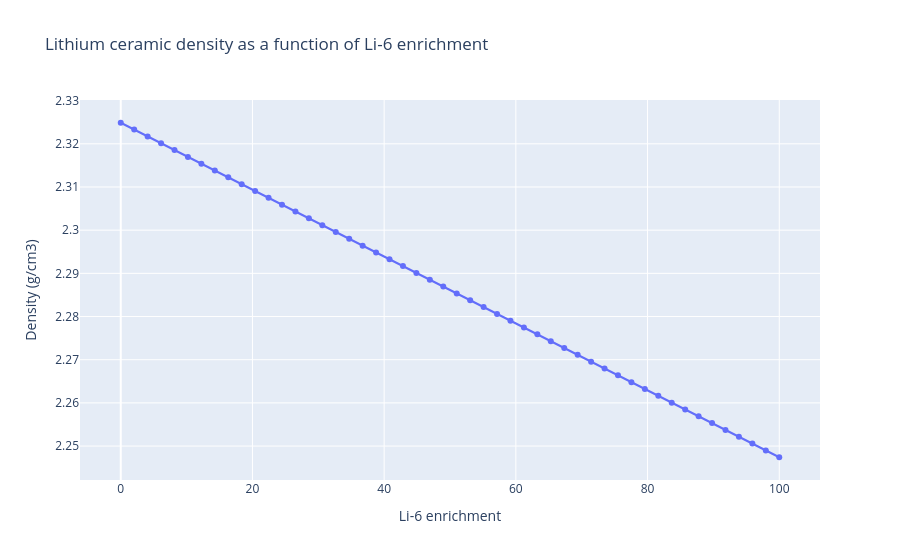

The code cell stored with this chart in its notebook:
### Markdown cell above
This example shows how the density of a Lithium ceramic changes as a function of Lithium-6 enrichment.

### Code cell
enrichments = np.linspace(0., 100., 50)

li4sio4_densities = [nmm.Material.from_library('Li4SiO4', enrichment=enrichment).openmc_material.density for enrichment in enrichments]

fig =go.Figure()

fig.add_trace(go.Scatter(
    x=enrichments,
    y=li4sio4_densities,
    mode='lines+markers',
    showlegend=False),
)

fig.update_layout(
    title="Lithium ceramic density as a function of Li-6 enrichment",
    xaxis_title="Li-6 enrichment",
    yaxis_title="Density (g/cm3)"
)

fig.show()

### Figure 1 — Plotly figure (JSON) as saved in the notebook; plotly's stock layout.template omitted (floating-point values rounded to 4 significant figures)
{"data": [{"mode": "lines+markers", "showlegend": false, "type": "scatter", "x": [0.0, 2.041, 4.082, 6.122, 8.163, 10.2, 12.24, 14.29, 16.33, 18.37, 20.41, 22.45, 24.49, 26.53, 28.57, 30.61, 32.65, 34.69, 36.73, 38.78, 40.82, 42.86, 44.9, 46.94, 48.98, 51.02, 53.06, 55.1, 57.14, 59.18, 61.22, 63.27, 65.31, 67.35, 69.39, 71.43, 73.47, 75.51, 77.55, 79.59, 81.63, 83.67, 85.71, 87.76, 89.8, 91.84, 93.88, 95.92, 97.96, 100.0], "y": [2.325, 2.323, 2.322, 2.32, 2.319, 2.317, 2.315, 2.314, 2.312, 2.311, 2.309, 2.307, 2.306, 2.304, 2.303, 2.301, 2.3, 2.298, 2.296, 2.295, 2.293, 2.292, 2.29, 2.289, 2.287, 2.285, 2.284, 2.282, 2.281, 2.279, 2.277, 2.276, 2.274, 2.273, 2.271, 2.27, 2.268, 2.266, 2.265, 2.263, 2.262, 2.26, 2.258, 2.257, 2.255, 2.254, 2.252, 2.251, 2.249, 2.247]}], "layout": {"title": {"text": "Lithium ceramic density as a function of Li-6 enrichment"}, "xaxis": {"title": {"text": "Li-6 enrichment"}}, "yaxis": {"title": {"text": "Density (g/cm3)"}}}}
